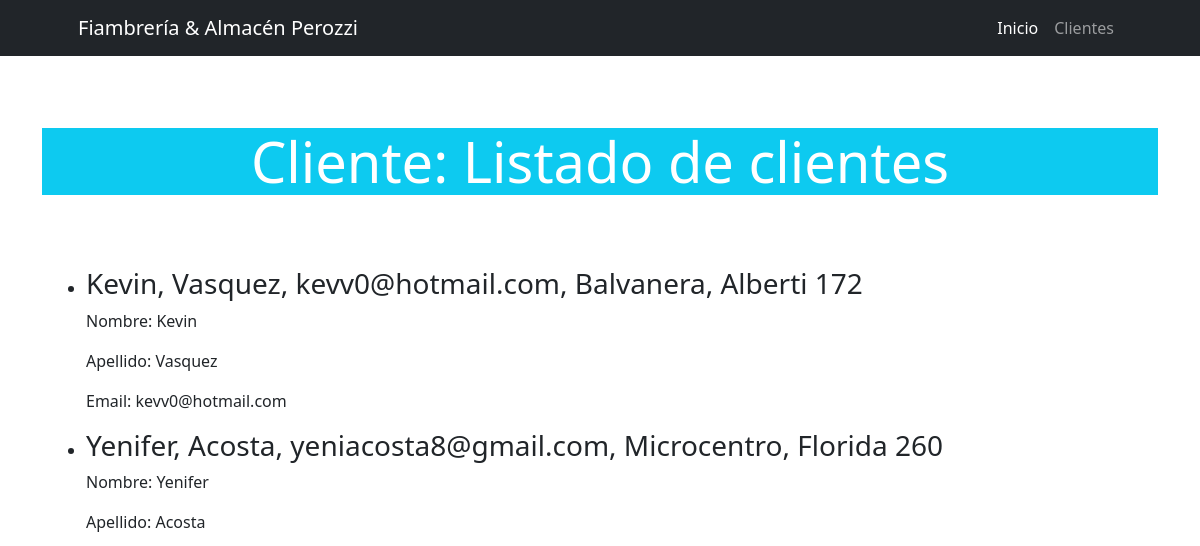
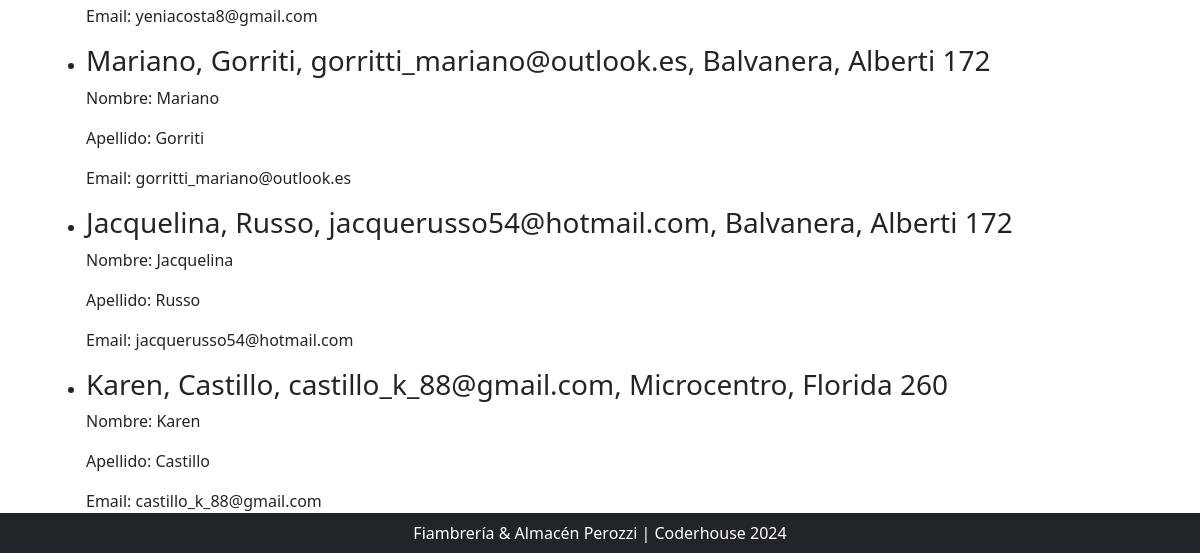
Page /Clientes/Listado on the earlier database version (2 pictures, top to bottom).
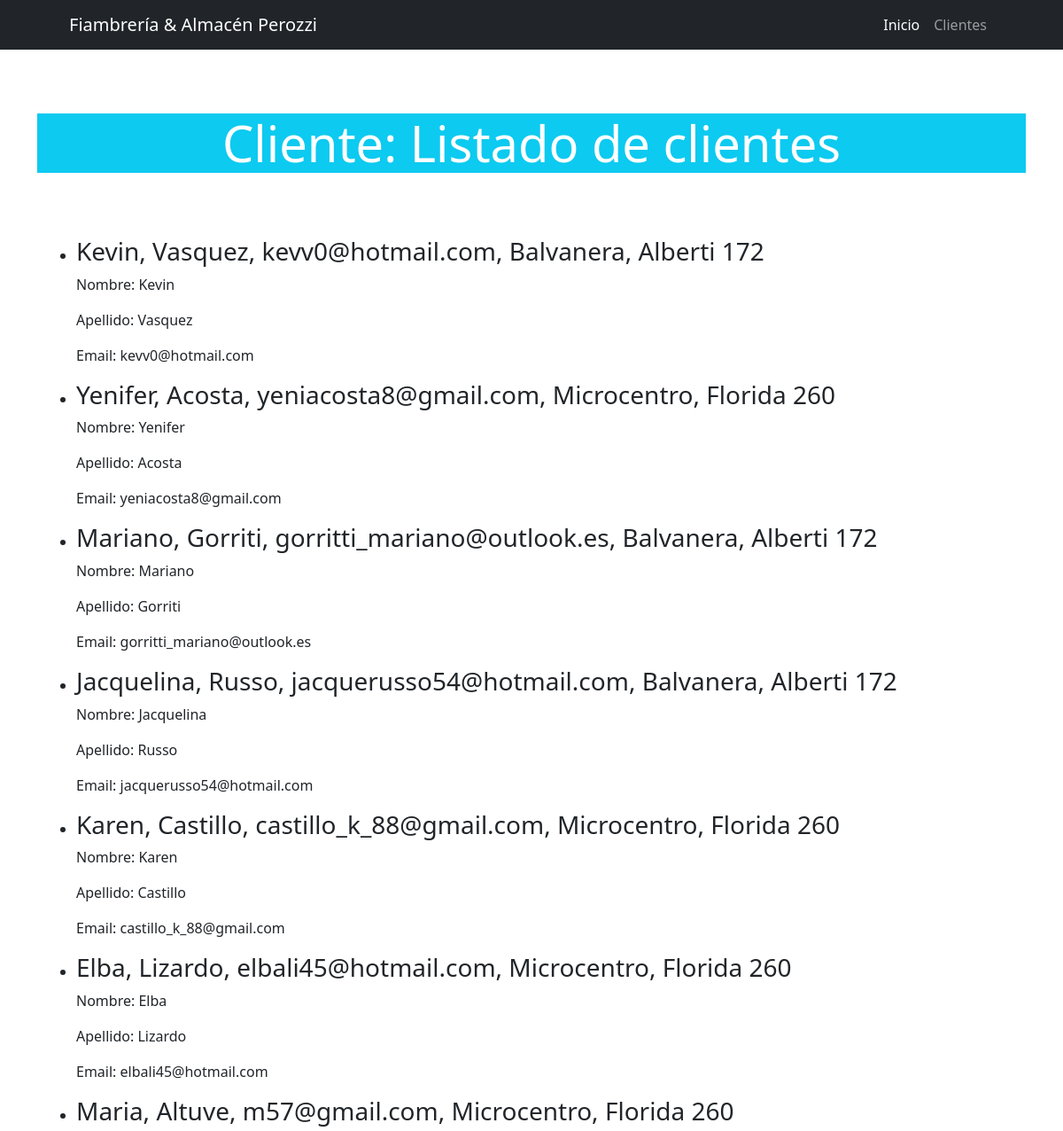
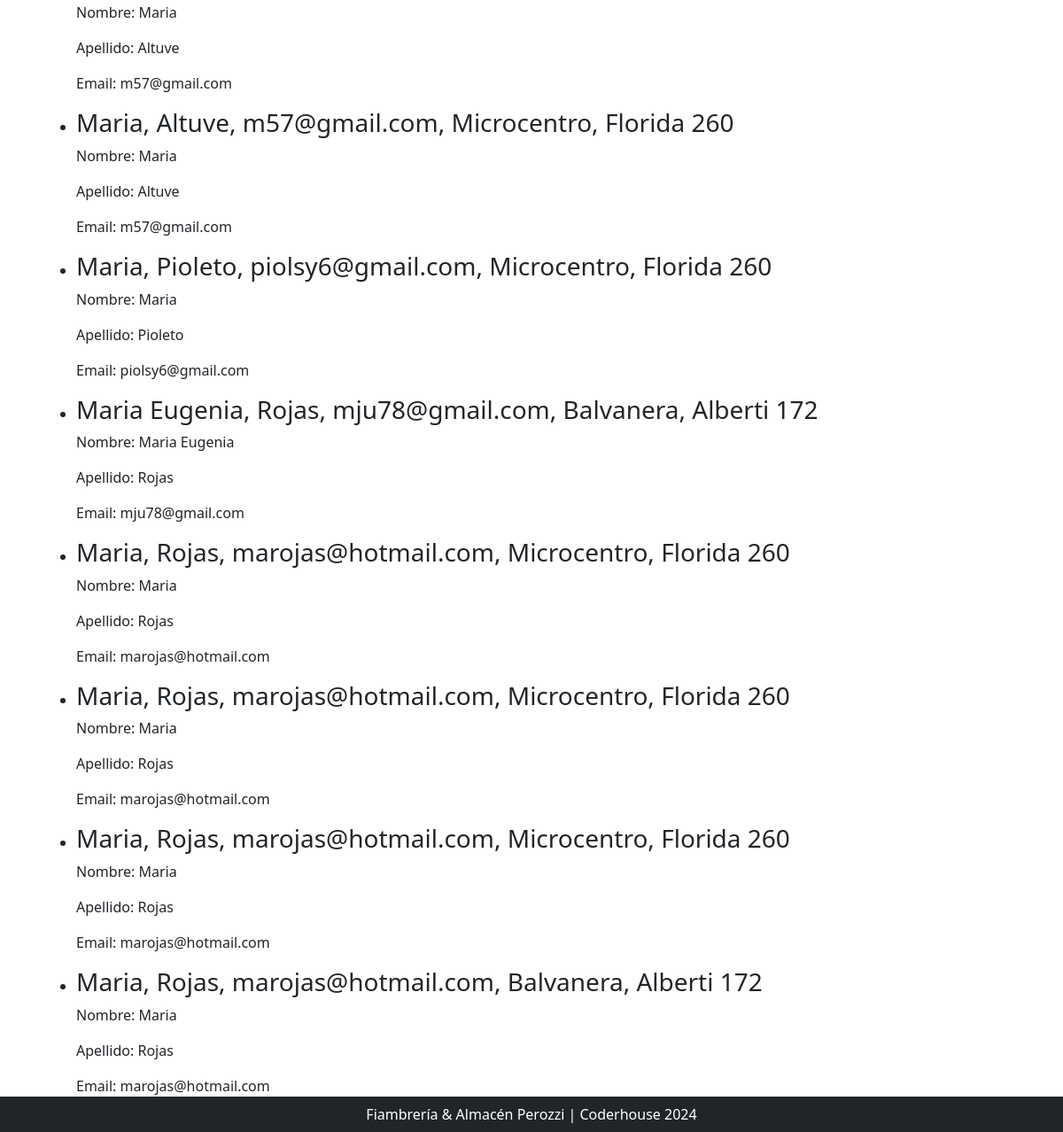
Same page on the later database version (2 pictures, top to bottom).
### Clientes/models.py (models this page shows)
class Clientes(models.Model):
    nombre = models.CharField(max_length=255)
    apellido = models.CharField(max_length=255)
    email = models.CharField(max_length=50)
    sucursal = models.ForeignKey(Sucursal, on_delete=models.SET_NULL, null=True, blank=True)
    def __str__(self) -> str:
        return f"{self.nombre}, {self.apellido}, {self.email}, {self.sucursal}"

class Sucursal(models.Model):
    nombre = models.CharField(max_length=255, unique=True)
    direccion = models.CharField(max_length=255)
    def __str__(self) -> str:
        return f"{self.nombre}, {self.direccion}"

### Clientes/views.py (the view)
# urls.py: path("Listado", lista_clientes, name="lista_clientes"),
def lista_clientes(request):
    consulta = Clientes.objects.all()
    contexto = {"Clientes": consulta}
    return render(request, "Clientes/lista_clientes.html", contexto)

### Clientes/templates/Clientes/lista_clientes.html (shortened to what this page needs)
{% extends 'core/base.html' %}
{% block body_title %}
    Cliente: Listado de clientes
{% endblock body_title %}
{% block content %}
    {% for cliente in Clientes %}
        <ul>
            <li><h3>{{ cliente }}</h3></li>
            <p>Nombre: {{ cliente.nombre }}</p>
            <p>Apellido: {{ cliente.apellido }}</p>
            <p>Email: {{ cliente.email }}</p>
        </ul>
    {% endfor %}
{% endblock content %}

### core/templates/core/base.html (shortened to what this page needs)
{% load static %}
<!DOCTYPE html>
<html lang="es">
    <head>
        <link href="{% static 'core/css/styles.css' %}" rel="stylesheet" />
    </head>
    <body>
        {% include 'core/components/navbar.html' %}
        <div class="container px-4 py-lg-4">
            <div class="row align-items-center my-5">
                <h1 class="display-4 text-center mb-4 bg-info text-white ">
                    {% block body_title %}
                    {% endblock body_title %}
                </h1>
            </div>
            {% block content %}
            {% endblock content %}
        </div>
        {% include 'core/components/footer.html' %}
    </body>
</html>

### core/templates/core/components/navbar.html (shortened to what this page needs)
<nav class="navbar navbar-expand-lg navbar-dark bg-dark">
    <div class="container px-5">
        <a class="navbar-brand" href="#!">Fiambrería & Almacén Perozzi</a>
        <div class="collapse navbar-collapse" id="navbarSupportedContent">
            <ul class="navbar-nav ms-auto mb-2 mb-lg-0">
                <li class="nav-item"><a class="nav-link active" aria-current="page" href="{% url 'core:index' %}">Inicio</a></li>
                <li class="nav-item"><a class="nav-link" href="{% url 'Clientes:index' %}">Clientes</a></li>
            </ul>
        </div>
    </div>
</nav>

### core/templates/core/components/footer.html
<footer class="py-2 bg-dark fixed-bottom">
    <div class="container px-4 px-lg-5">
        <p class="m-0 text-center text-white">Fiambrería & Almacén Perozzi | Coderhouse 2024</p>
    </div>
</footer>

Differences in the rows shown:
added Clientes: nombre+apellido+email "Elba, Lizardo, elbali45@hotmail.com, Microcentro, Florida 260", nombre "Elba", apellido "Lizardo", email "elbali45@hotmail.com"
added Clientes: nombre+apellido+email "Maria, Altuve, m57@gmail.com, Microcentro, Florida 260", nombre "Maria", apellido "Altuve", email "m57@gmail.com"
added Clientes: nombre+apellido+email "Maria, Altuve, m57@gmail.com, Microcentro, Florida 260", nombre "Maria", apellido "Altuve", email "m57@gmail.com"
added Clientes: nombre+apellido+email "Maria, Pioleto, piolsy6@gmail.com, Microcentro, Florida 260", nombre "Maria", apellido "Pioleto", email "piolsy6@gmail.com"
added Clientes: nombre+apellido+email "Maria Eugenia, Rojas, mju78@gmail.com, Balvanera, Alberti 172", nombre "Maria Eugenia", apellido "Rojas", email "mju78@gmail.com"
added Clientes: nombre+apellido+email "Maria, Rojas, marojas@hotmail.com, Microcentro, Florida 260", nombre "Maria", apellido "Rojas", email "marojas@hotmail.com"
added Clientes: nombre+apellido+email "Maria, Rojas, marojas@hotmail.com, Microcentro, Florida 260", nombre "Maria", apellido "Rojas", email "marojas@hotmail.com"
added Clientes: nombre+apellido+email "Maria, Rojas, marojas@hotmail.com, Microcentro, Florida 260", nombre "Maria", apellido "Rojas", email "marojas@hotmail.com"
added Clientes: nombre+apellido+email "Maria, Rojas, marojas@hotmail.com, Balvanera, Alberti 172", nombre "Maria", apellido "Rojas", email "marojas@hotmail.com"
